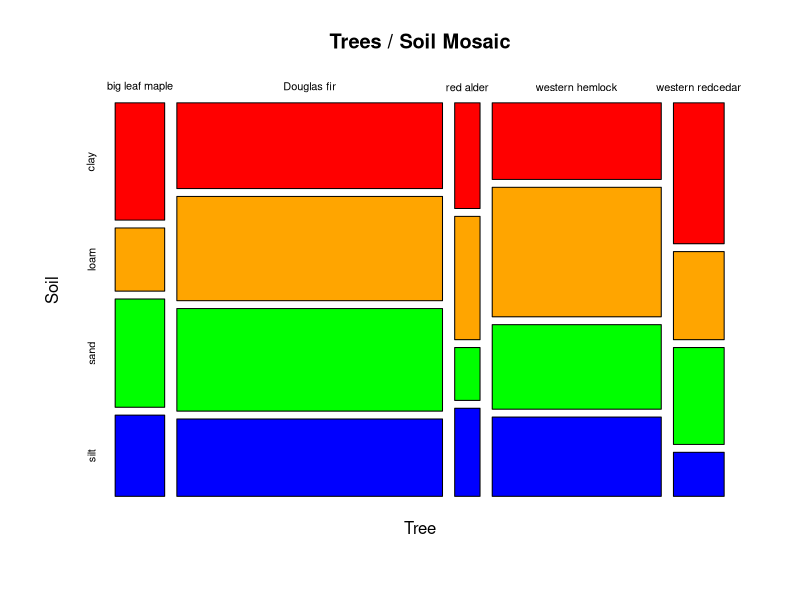

The R script that drew this image:
## ---- chunk 1
tree.data <- read.csv('treesoil.csv')
tree_table = table(tree.data$Tree)
tree_table
## ---- chunk 2
exp_freq = c(.12, .4, .08, .28, .12)
chisq.test(tree_table, p = exp_freq)
## ---- chunk 3
treesoiltab <- table(tree.data) 
treesoiltab

## ---- chunk 4
mosaicplot(treesoiltab, title <- 'Trees / Soil Mosaic', col = c('red', 'orange', 'green', 'blue'))
## ---- chunk 5
chisq.test(treesoiltab)
